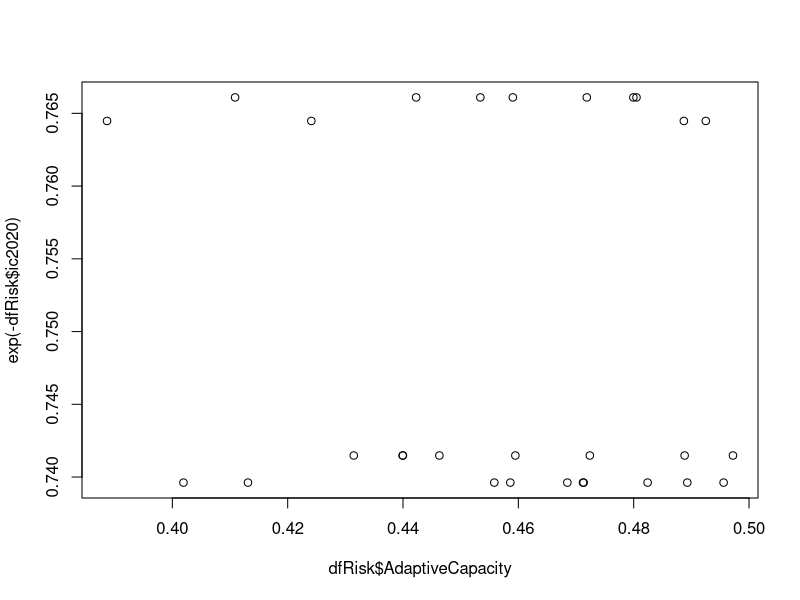
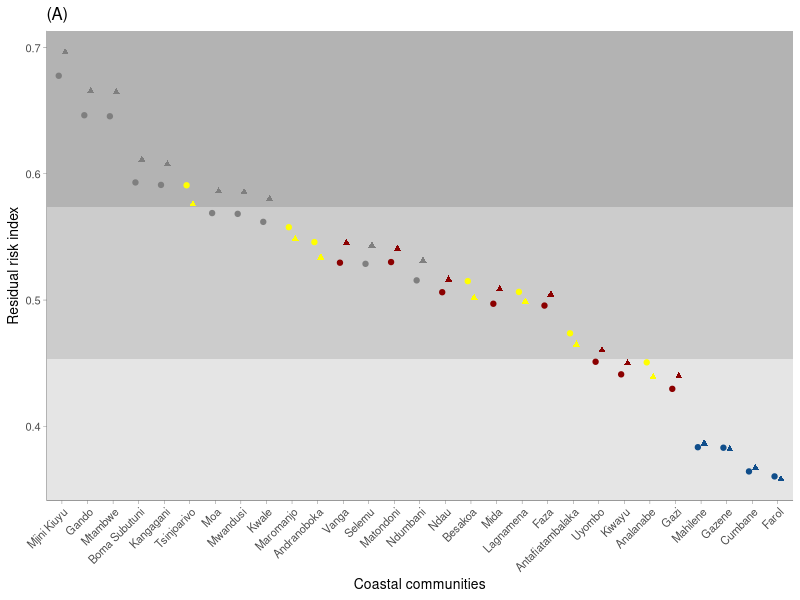
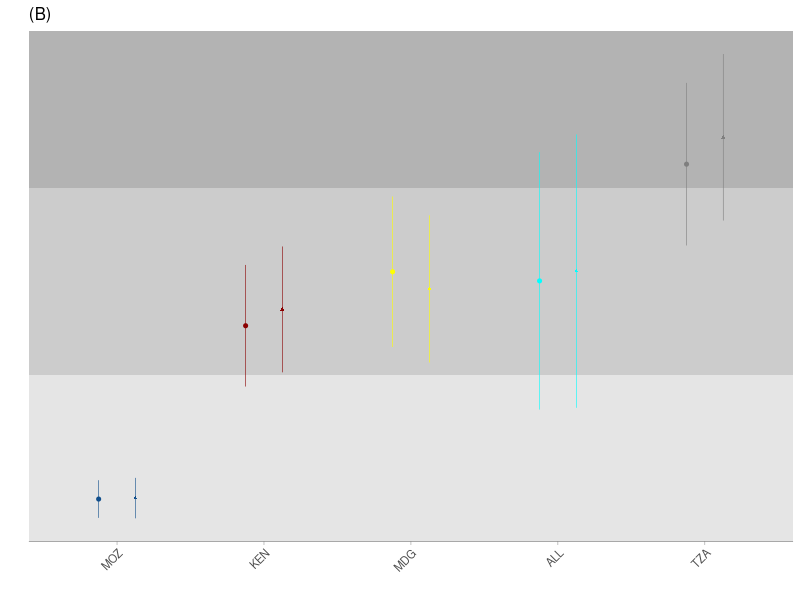

Here is the R script that generated these plots, in order: (Note: this script raises an error after producing the figures.)
library(tidyverse)
dfRisk <- read_csv("2_Data/sheet/RiskDataFINAL.csv")
dfRisk <- dfRisk %>% mutate(ISO3 = Country,
                            ISO3 = ifelse(ISO3 == "Kenya", "KEN", ISO3),
                            ISO3 = ifelse(ISO3 == "Tanzania", "TZA", ISO3),
                            ISO3 = ifelse(ISO3 == "Madagascar", "MDG", ISO3),
                            ISO3 = ifelse(ISO3 == "Mozambique", "MOZ", ISO3))
I_Ctrl <- read_csv("2_Data/sheet/ImpactControl.csv")
dfRisk <- merge(dfRisk, I_Ctrl, by.x = "ISO3")
plot(dfRisk$AdaptiveCapacity, exp(-dfRisk$ic2020))

##############################################################################################################################
#                                 Estimate potential residual risk and plot difference among villages
#############################################################################################################################
dfRisk<- dfRisk %>% mutate(rr.ssp585 = ((imp.ssp370.2050*Sensitivity)/AdaptiveCapacity)*exp(-ic2020),
                           rr.ssp245 = ((imp.ssp245.2050*Sensitivity)/AdaptiveCapacity)*exp(-ic2020))
df <- rbind(data.frame(sce = "SSP2-4.5", risk = (dfRisk$rr.ssp245), village = dfRisk$Villages, ISO3 = dfRisk$ISO3),
            data.frame(sce = "SSP5-8.5", risk = (dfRisk$rr.ssp585), village = dfRisk$Villages, ISO3 = dfRisk$ISO3))
Q1 <- summary(df$risk)[[2]] #first quartile
Q3 <- summary(df$risk)[[5]] #third quartile
(plt2 <- ggplot(data = df)+
    geom_rect(fill = "grey90", xmin = -Inf, xmax = Inf, ymin = -Inf, ymax = Q1)+
    geom_rect(fill = "grey80", xmin = -Inf, xmax = Inf, ymin = Q1, ymax = Q3)+
    geom_rect(fill = "grey70", xmin = -Inf, xmax = Inf, ymin = Q3, ymax = Inf)+
    #geom_col(aes(reorder(Villages, risk.ssp370.2050), risk.ssp370.2050), width = .2, fill = "grey90")+
    geom_point(aes(x=reorder(village,-risk), y=risk, colour = ISO3, shape = sce), size = 1.5, position = position_dodge2(width =.5))+
    #geom_text(aes(x=reorder(village,risk), y=risk, label = round(risk,2)), size = 2, colour = "black", fontface = "bold",position = position_dodge(width =.5))+
    labs(x = "Coastal communities", y = "Residual risk index", title = "(A)")+
    #scale_y_continuous(expand = c(0,0), limits = c(.25,.55), breaks = seq(.25,.55, 0.05))+
    scale_shape_manual(values = c("SSP2-4.5" = 19, "SSP5-8.5" = 17))+
    theme_classic(base_size = 10)+
    scale_colour_manual(name="", values = c("KEN"="darkred","MDG"="yellow","MOZ"="dodgerblue4","TZA"="grey50"))+
    scale_fill_manual(name="", values = c("KEN"="darkred","MDG"="yellow","MOZ"="dodgerblue4","TZA"="grey50"))+
    theme(legend.position = "", 
          legend.background = element_rect(fill = NA),
          axis.text.x = element_text(angle = 45, vjust = 1, hjust = 1),
          axis.line = element_line(linewidth = .1), 
          axis.ticks = element_line(linewidth = .1)))

#Plots bars for each country
df1 <- dfRisk %>% group_by(ISO3) %>% 
  summarise(mn.585 = mean(rr.ssp585),
            sd.585 = sd(rr.ssp585),
            mn.245 = mean(rr.ssp245),
            sd.245 = sd(rr.ssp245)) %>% ungroup()

df2 <- dfRisk %>% 
  summarise(mn.585 = mean(rr.ssp585),
            sd.585 = sd(rr.ssp585),
            mn.245 = mean(rr.ssp245),
            sd.245 = sd(rr.ssp245)) 
df2 <- cbind(ISO3 = "ALL", df2)
df <- rbind(df1, df2)

df <- rbind(data.frame(sce = "SSP2-4.5", MN = df$mn.245, LL = df$mn.245-df$sd.245, UL = df$mn.245+df$sd.245, ISO3 = df$ISO3),
            data.frame(sce = "SSP5-8.5", MN = df$mn.585, LL = df$mn.585-df$sd.585, UL = df$mn.585+df$sd.585, ISO3 = df$ISO3)) %>% group_by (ISO3) %>% mutate(sortMag = mean(MN))
(plt3 <- ggplot(data = df)+
    geom_rect(fill = "grey90", xmin = -Inf, xmax = Inf, ymin = -Inf, ymax = Q1)+
    geom_rect(fill = "grey80", xmin = -Inf, xmax = Inf, ymin = Q1, ymax = Q3)+
    geom_rect(fill = "grey70", xmin = -Inf, xmax = Inf, ymin = Q3, ymax = Inf)+
    geom_pointrange(aes(x = reorder(ISO3, sortMag), y = MN, ymin = LL, ymax = UL, colour=ISO3, shape = sce),
                    size=.1, linewidth = .2, position = position_dodge(width =.5))+
    scale_colour_manual(name="", values = c("KEN"="darkred","MDG"="yellow","MOZ"="dodgerblue4","TZA"="grey50", "ALL"="cyan"))+
    scale_shape_manual(values = c("SSP2-4.5" = 19, "SSP5-8.5" = 17))+
    labs(y = "", x="", title = "(B)")+
    #scale_y_continuous(expand = c(0,0), limits = c(.25,.55), breaks = seq(.25,.55, 0.05),position = "right")+
    theme_classic(base_size = 10)+
    theme(legend.position = "", 
          panel.background = element_rect(fill = "transparent", colour = NA),
          plot.background = element_rect(fill = "transparent"),
          axis.text.x = element_text(angle = 45, vjust = 1, hjust = 1),
          axis.line.y = element_blank(),
          axis.text.y = element_blank(),
          axis.ticks.y = element_blank(),
          panel.border = element_blank(), 
          axis.line = element_line(linewidth = .1), 
          axis.ticks.x = element_line(linewidth = .1)))
#plt1 + annotation_custom(ggplotGrob(plt2), xmin = 1, xmax = 14, ymin = .5, ymax = .79)
plt2+plt3+plot_layout(ncol = 2, widths = c(5,1))
ggsave("3_Outputs/plots/3_RiskResidual.png", dpi = 1200, height = 4, width = 8)

###################################################################################################################
#                     ECONOMIC VALUATION APPROACHES
##################################################################################################################
#Import value coefficients
econValues <- readxl::read_excel("2_Data/sheet/4_EconomicValuations/EcosystemServiceValueCoefficients.xlsx", sheet = "mini")
dfRisk <- merge(dfRisk, econValues, by.x = "ISO3")
#Find total economic value
dfRisk$TEV = ((dfRisk$corals*dfRisk$CoralsVal)+(dfRisk$seagrass*dfRisk$SeagrassVal)+(dfRisk$mangrove*dfRisk$MangroveVal)+(dfRisk$cropcover*dfRisk$CropsVal))/1e4 #divide by 10000 to convert from meters to hectares
plot(dfRisk$TEV/1e6, dfRisk$rr.ssp585)

#Plot Options Spaces based on residual risk and 
df <- rbind(data.frame(sce = "SSP2-4.5", risk = dfRisk$rr.ssp245, TEV = dfRisk$TEV/1e6, village = dfRisk$Villages, ISO3 = dfRisk$ISO3),
            data.frame(sce = "SSP5-8.5", risk = dfRisk$rr.ssp585, TEV = dfRisk$TEV/1e6, village = dfRisk$Villages, ISO3 = dfRisk$ISO3))
yR <- range(df$risk);xR <- range(df$TEV)
lgd <- expand.grid(x = seq(xR[1],xR[2], diff(xR)/100), 
                   y = seq(yR[1],yR[2], diff(yR)/100)) %>% 
  mutate(x1 = scales::rescale(x),
         y1 = scales::rescale(y),
         mix = rgb(y1,.5,x1))
# Q1 <- summary(df$risk)[[2]] #first quartile
# Q3 <- summary(df$risk)[[5]] #third quartile
# MdV <- median(df$vulnerab)
(plt1 <- ggplot()+
    
    # geom_rect(aes(fill = "LL", xmin = -Inf, xmax = MdV, ymin = -Inf, ymax = Q1), show.legend = FALSE)+
    # geom_rect(aes(fill = "ML", xmin = -Inf, xmax = MdV, ymin = Q1, ymax = Q3), show.legend = FALSE)+
    # geom_rect(aes(fill = "HL", xmin = -Inf, xmax = MdV, ymin = Q3, ymax = Inf), show.legend = FALSE)+
    # geom_rect(aes(fill = "LH", xmin = MdV, xmax = Inf, ymin = -Inf, ymax = Q1), show.legend = FALSE)+
    # geom_rect(aes(fill = "MH", xmin = MdV, xmax = Inf, ymin = Q1, ymax = Q3), show.legend = FALSE)+
    # geom_rect(aes(fill = "HH", xmin = MdV, xmax = Inf, ymin = Q3, ymax = Inf), show.legend = FALSE)+
    # scale_fill_manual(values = c("LL"="#595757","ML"="#806587","HL"="#A874B8",
    #                             "LH"="#468C38","MH"="#8CA289","HH"="#D3B9DB")) +
    geom_raster(data = lgd, aes(x = x, y = y, fill = mix))+
    scale_fill_identity()+
    geom_point(data = df, aes(x = TEV, y = risk, colour = ISO3, shape=sce), size = 1.5) +
    labs(y = "Climate change impacts", x = "", title = "Risk Space")+
    scale_colour_manual(name="", values = c("KEN"="darkred","MDG"="yellow","MOZ"="dodgerblue4","TZA"="grey50"))+
    theme_bw(base_size = 10)+
    scale_x_continuous(expand = c(0,0))+scale_y_continuous(expand = c(0,0))+
    scale_shape_manual(values = c("SSP2-4.5" = 19, "SSP5-8.5" = 17))+
    #geom_vline(xintercept = median(df$vulnerab, na.rm = TRUE), linetype = 2, linewidth = .5, colour = "grey80")+
    theme(legend.position = "bottom",
          legend.title = element_blank(),
          legend.background = element_rect(fill = NA),
          legend.key.size = unit(1, 'cm'),
          legend.text = element_text(size = 2),
          legend.key.height = unit(.1, 'cm'),
          legend.key.width = unit(.1, 'cm'), 
          
          panel.border = element_blank()))
# 
# (plt2 <- ggplot()+
#     # geom_rect(aes(fill = "LL", xmin = -Inf, xmax = MdV, ymin = -Inf, ymax = Q1), show.legend = FALSE)+
#     # geom_rect(aes(fill = "ML", xmin = -Inf, xmax = MdV, ymin = Q1, ymax = Q3), show.legend = FALSE)+
#     # geom_rect(aes(fill = "HL", xmin = -Inf, xmax = MdV, ymin = Q3, ymax = Inf), show.legend = FALSE)+
#     # geom_rect(aes(fill = "LH", xmin = MdV, xmax = Inf, ymin = -Inf, ymax = Q1), show.legend = FALSE)+
#     # geom_rect(aes(fill = "MH", xmin = MdV, xmax = Inf, ymin = Q1, ymax = Q3), show.legend = FALSE)+
#     # geom_rect(aes(fill = "HH", xmin = MdV, xmax = Inf, ymin = Q3, ymax = Inf), show.legend = FALSE)+
#     # scale_fill_manual(values = c("LL"="#595757","ML"="#806587","HL"="#A874B8","LH"="#468C38","MH"="#8CA289","HH"="#D3B9DB")) +
#     geom_raster(data = lgd, aes(x = x, y = y, fill = mix))+
#     scale_fill_identity()+
#     
#     geom_point(data = df, aes(x = vulnerab, y = impact), alpha = 0) +
#     labs(y = "", x = "", title = "Options Space")+
#     scale_y_continuous(breaks = c(.3, .43, .55), labels = c("Low", "Medium", "High") , position = "right", expand = c(0,0))+
#     scale_x_continuous(breaks = c(1.02, 1.3), labels = c("Low","High"), expand = c(0,0))+
#     theme_bw(base_size = 10)+
#     theme(axis.text.y = element_text(angle = 90),
#           axis.ticks = element_blank(), 
#           panel.border = element_blank()))

library(patchwork)
plt1+plt2+plot_layout(ncol = 2)
#ggsave("outputs/xx1.png", width = 5.5, height = 4, dpi = 1200)

dfRisk$ld_ssp585 = dfRisk$TEV*dfRisk$rr.ssp585
summary(dfRisk$ld_ssp585)
